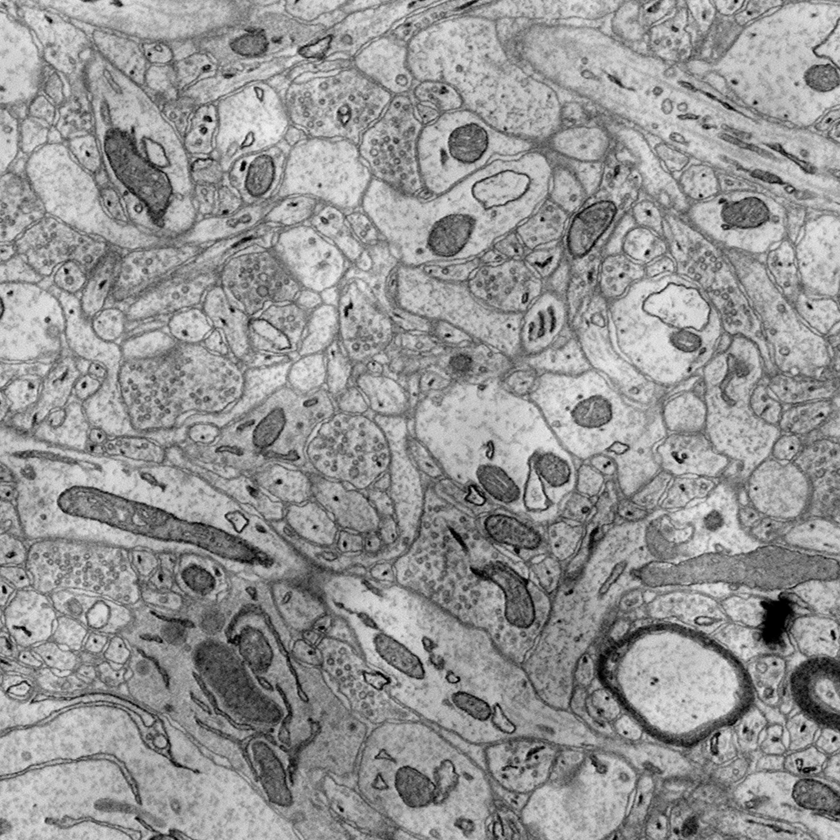
#> input picture examples/transfer/paired_annotation/raw/49.png, 840 x 840 px, shrunk from 1024 x 1024 before the run
$ python -i process.py   (imports and definitions only)
#> lines starting #> are read from the running program, lines starting #| are printed output that depends on the picture; after the words box and inside, x2 and y2 are one past the last pixel; in counts of white or black regions, pixels touching at a corner belong together
#> further down, picture is the input picture: shape (840, 840); min 0, max 244, mean 148.7
from __future__ import absolute_import
from __future__ import division
from __future__ import print_function

import pandas as pd
import argparse
import os
import threading
import time
import glob
import warnings
import shutil

from skimage.segmentation import clear_border
from skimage.measure import label, regionprops
from skimage.morphology import closing, square
from skimage.io import imread, imsave

import multiprocessing

parser = argparse.ArgumentParser()
# [8 lines not run here, left out]


def features(src):
    """
    Convert label image into regions and return a decription of their features.
    :param src: source image
    :return: dataframe containing the features
    """

    # apply threshold
    bw = closing(src > 0, square(3))
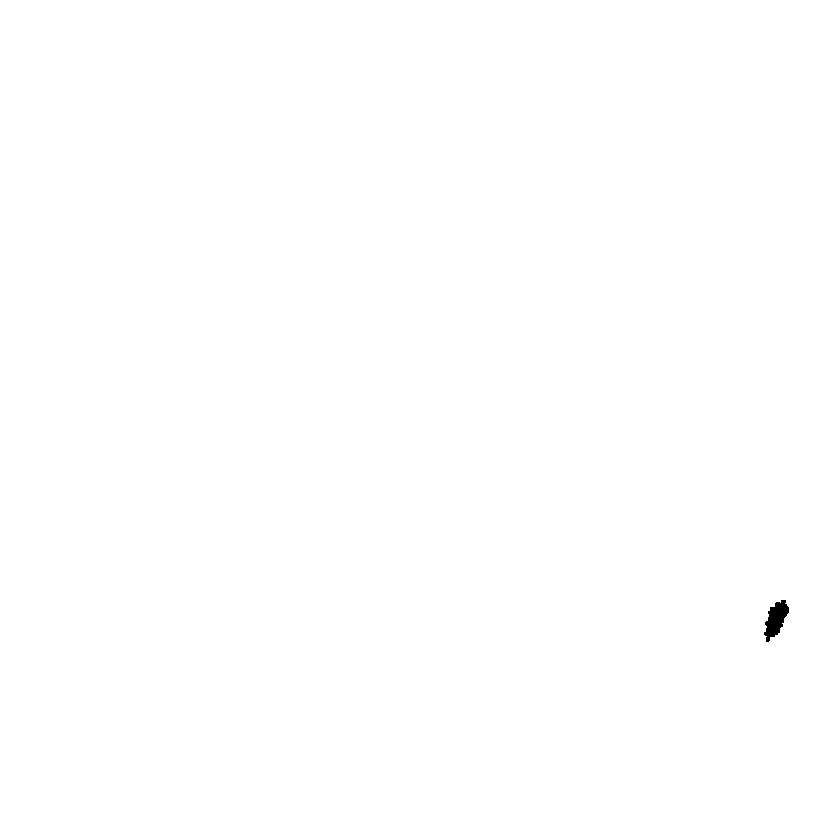
#> bw: shape (840, 840) bool; 99.9% white; 1 black region, box (x1, y1, x2, y2) and area: (764, 600, 789, 642) 578

    # remove artifacts connected to image border
    cleared = clear_border(bw)
#> cleared: shape (840, 840) bool; every value is 0

    # label image regions
    label_image = label(cleared)
#> label_image: shape (840, 840) int32; every value is 0

    dst = []
    for region in regionprops(label_image):

        area = region.area

        # take regions with large enough areas
        if area >= a.min_area:

            # Features
            y0, x0 = region.centroid
            orientation = region.orientation
            length = region.major_axis_length
            width = region.minor_axis_length
            minr, minc, maxr, maxc = region.bbox

            dst.append([area, y0, x0, orientation, length, width, minr, minc, maxr, maxc])
#> this loop made 0 passes
#> after the loop, dst = []

    dst = pd.DataFrame(dst,
                       columns=['area', 'y0', 'x0', 'orientation', 'length', 'width', 'minr', 'minc', 'maxr', 'maxc'])
#> dst = table of 0 rows and 10 columns

    return dst


def process(src_path):
    if a.operation == "features":
        """
        Extract features for registration to and save dataframe as csv file.
        """
        name, _ = os.path.splitext(os.path.basename(src_path))
        dst_path = os.path.join(a.output_dir, name + ".csv")
        src = imread(src_path)
        dst = features(src)
        dst.to_csv(dst_path)

    else:
        raise Exception("invalid operation")


def save_image_to_sub_dir(image, base_dir, sub_dir, basename, ext=".png"):
    full_dir = os.path.join(base_dir, sub_dir)
    if not os.path.exists(full_dir):
        os.makedirs(full_dir)
    full_path = os.path.join(full_dir, basename+ext)
    with warnings.catch_warnings():  # suppress "low contrast image" warning while saving 16bit png with labels
        warnings.simplefilter("ignore")
        imsave (full_path, image)


complete_lock = threading.Lock()
start = None
num_complete = 0
total = 0

def complete():
    global num_complete, rate, last_complete

    num_complete += 1
    now = time.time()
    elapsed = now - start
    rate = num_complete / elapsed
    if rate > 0:
        remaining = (total - num_complete) / rate
    else:
        remaining = 0

    print("%d/%d complete  %0.2f images/sec  %dm%ds elapsed  %dm%ds remaining" % (num_complete, total, rate, elapsed // 60, elapsed % 60, remaining // 60, remaining % 60))

    last_complete = now


def main():
    if not os.path.exists(a.output_dir):
        os.makedirs(a.output_dir)

    # Get all files if input_dir contains a wildcard
    if "*" in a.input_dir[-1]:
        src_paths = glob.glob(a.input_dir)
    # Get all files within the directory input_dir, or all files that start with input_dir
    # Note: if input_dir is a directory adding a "*" will get all files within this directory without recursion
    else:
        src_paths = glob.glob(a.input_dir+"*")

    global total
    total = len(src_paths)

    print("processing %d files" % total)

    global start
    start = time.time()

    if a.workers == 1:
        for args in src_paths:
            process(args)
            complete()
    else:
        pool = multiprocessing.Pool(a.workers)
        for result in pool.imap_unordered(process, src_paths):
            complete()

# [1 line that did not run here, left out]

>>> import cv2
>>> picture = cv2.imread('../examples/transfer/paired_annotation/raw/49.png', cv2.IMREAD_GRAYSCALE)
>>> result = features(picture)
#> result = table of 0 rows and 10 columns
